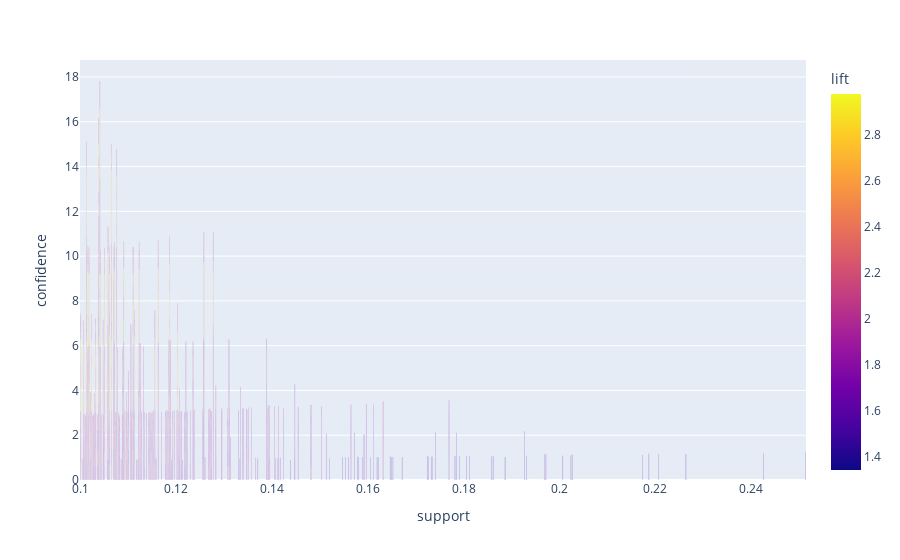

Here is the notebook cell this chart was saved with:
### Code cell
# visualisasi data rule_jateng dengan plotly
# memvisualisasikan data yang supportnya paling besar ke paling kecil menggunakan bar chart
fig = px.bar(rule_jateng, x = 'support', y = 'confidence', color = 'lift')
fig

### Figure 1 — Plotly figure (JSON) as saved in the notebook; plotly's stock layout.template omitted (floating-point values rounded to 4 significant figures; data arrays with more than 128 entries replaced by an {"elided": "..."} marker saying what was removed)
{"data": [{"alignmentgroup": "True", "hovertemplate": "support=%{x}<br>confidence=%{y}<br>lift=%{marker.color}<extra></extra>", "legendgroup": "", "marker": {"color": {"elided": "1580 float values"}, "coloraxis": "coloraxis", "pattern": {"shape": ""}}, "name": "", "offsetgroup": "", "orientation": "v", "showlegend": false, "textposition": "auto", "type": "bar", "x": {"elided": "1580 float values"}, "xaxis": "x", "y": {"elided": "1580 float values"}, "yaxis": "y"}], "layout": {"barmode": "relative", "coloraxis": {"colorbar": {"title": {"text": "lift"}}, "colorscale": [[0, "#0d0887"], [0.1111, "#46039f"], [0.2222, "#7201a8"], [0.3333, "#9c179e"], [0.4444, "#bd3786"], [0.5556, "#d8576b"], [0.6667, "#ed7953"], [0.7778, "#fb9f3a"], [0.8889, "#fdca26"], [1, "#f0f921"]]}, "legend": {"tracegroupgap": 0}, "margin": {"t": 60}, "xaxis": {"anchor": "y", "domain": [0, 1], "title": {"text": "support"}}, "yaxis": {"anchor": "x", "domain": [0, 1], "title": {"text": "confidence"}}}}
